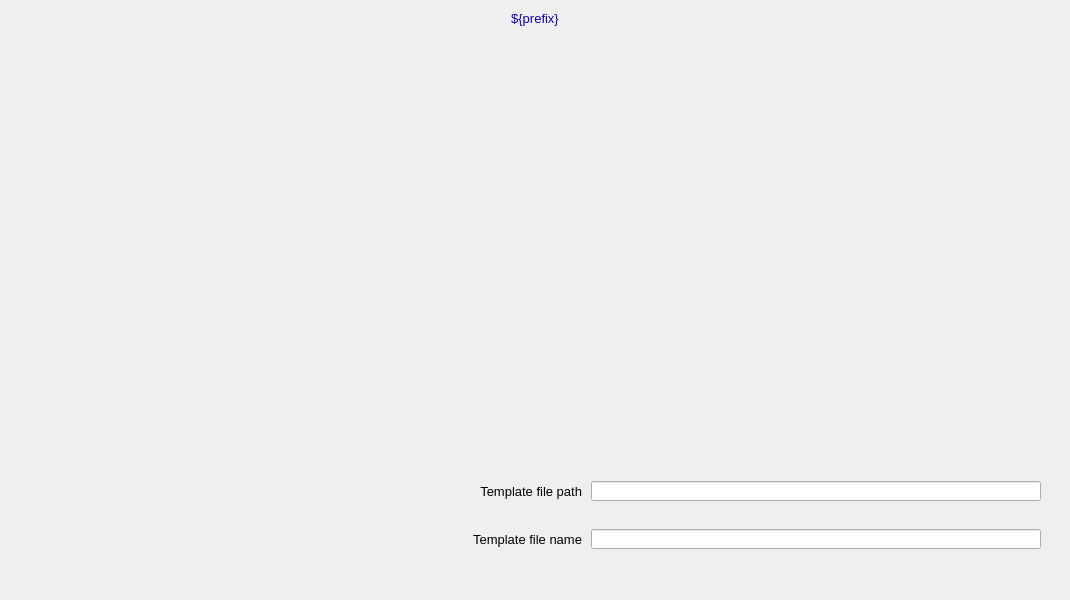
<?xml version="1.0" ?>
<ui version="4.0">
  <class>Dialog</class>
  <widget class="QWidget" name="screen">
    <property name="geometry">
      <rect>
        <x>236</x>
        <y>152</y>
        <width>1070</width>
        <height>600</height>
      </rect>
    </property>
    <property name="styleSheet">
      <string notr="true">QWidget#screen {
  color: rgb(0, 0, 0);
  background-color: rgb(187, 187, 187);
  }</string>
    </property>
    <property name="windowTitle">
      <string>NDFileNexus</string>
    </property>
    <widget class="PyDMDrawingRectangle" name="rectangle">
      <property name="geometry">
        <rect>
          <x>0</x>
          <y>5</y>
          <width>1070</width>
          <height>26</height>
        </rect>
      </property>
      <property name="brush" stdset="0">
        <brush brushstyle="SolidPattern">
          <color alpha="255">
            <red>218</red>
            <green>218</green>
            <blue>218</blue>
          </color>
        </brush>
      </property>
      <property name="penStyle" stdset="0">
        <enum>Qt::SolidLine</enum>
      </property>
      <property name="penColor" stdset="0">
        <color>
          <red>218</red>
          <green>218</green>
          <blue>218</blue>
        </color>
      </property>
      <property name="penWidth" stdset="0">
        <double>0</double>
      </property>
      <property name="penCapStyle" stdset="0">
        <enum>Qt::FlatCap</enum>
      </property>
      <property name="toolTip">
        <string>rectangle</string>
      </property>
    </widget>
    <widget class="QLabel" name="text">
      <property name="geometry">
        <rect>
          <x>0</x>
          <y>6</y>
          <width>1070</width>
          <height>25</height>
        </rect>
      </property>
      <property name="text">
        <string>${prefix}</string>
      </property>
      <property name="font" stdset="0">
        <font>
          <pointsize>10</pointsize>
        </font>
      </property>
      <property name="brush" stdset="0">
        <brush brushstyle="SolidPattern">
          <color alpha="255">
            <red>10</red>
            <green>0</green>
            <blue>184</blue>
          </color>
        </brush>
      </property>
      <property name="toolTip">
        <string>text</string>
      </property>
      <property name="alignment">
        <set>Qt::AlignCenter</set>
      </property>
      <property name="styleSheet">
        <string notr="true">QLabel#text {
  color: rgb(10, 0, 184);
  }</string>
      </property>
    </widget>
    <widget class="PyDMEmbeddedDisplay" name="composite">
      <property name="geometry">
        <rect>
          <x>5</x>
          <y>40</y>
          <width>380</width>
          <height>555</height>
        </rect>
      </property>
      <property name="toolTip">
        <string>composite</string>
      </property>
      <property name="filename" stdset="0">
        <string>PluginBase_V34.ui</string>
      </property>
    </widget>
    <widget class="PyDMDrawingRectangle" name="rectangle_1">
      <property name="geometry">
        <rect>
          <x>589</x>
          <y>454</y>
          <width>470</width>
          <height>100</height>
        </rect>
      </property>
      <property name="brush" stdset="0">
        <brush brushstyle="SolidPattern">
          <color alpha="255">
            <red>253</red>
            <green>0</green>
            <blue>0</blue>
          </color>
        </brush>
      </property>
      <property name="penStyle" stdset="0">
        <enum>Qt::SolidLine</enum>
      </property>
      <property name="penColor" stdset="0">
        <color>
          <red>253</red>
          <green>0</green>
          <blue>0</blue>
        </color>
      </property>
      <property name="penWidth" stdset="0">
        <double>0</double>
      </property>
      <property name="penCapStyle" stdset="0">
        <enum>Qt::FlatCap</enum>
      </property>
      <property name="rules" stdset="0">
        <string>[{&quot;name&quot;: &quot;visibility&quot;, &quot;property&quot;: &quot;Visible&quot;, &quot;channels&quot;: [{&quot;channel&quot;: &quot;${prefix}FileTemplateValid&quot;, &quot;trigger&quot;: true}], &quot;expression&quot;: &quot;ch[0]&quot;}]</string>
      </property>
      <property name="toolTip">
        <string>rectangle_1</string>
      </property>
    </widget>
    <widget class="PyDMDrawingRectangle" name="rectangle_2">
      <property name="geometry">
        <rect>
          <x>390</x>
          <y>450</y>
          <width>675</width>
          <height>110</height>
        </rect>
      </property>
      <property name="brush" stdset="0">
        <brush brushstyle="NoBrush">
          <color alpha="255">
            <red>0</red>
            <green>0</green>
            <blue>0</blue>
          </color>
        </brush>
      </property>
      <property name="penStyle" stdset="0">
        <enum>Qt::SolidLine</enum>
      </property>
      <property name="penColor" stdset="0">
        <color>
          <red>0</red>
          <green>0</green>
          <blue>0</blue>
        </color>
      </property>
      <property name="penWidth" stdset="0">
        <double>1</double>
      </property>
      <property name="penCapStyle" stdset="0">
        <enum>Qt::FlatCap</enum>
      </property>
      <property name="toolTip">
        <string>rectangle_2</string>
      </property>
    </widget>
    <widget class="PyDMLineEdit" name="text_entry">
      <property name="geometry">
        <rect>
          <x>591</x>
          <y>481</y>
          <width>450</width>
          <height>20</height>
        </rect>
      </property>
      <property name="channel" stdset="0">
        <string>ca://${prefix}TemplateFilePath</string>
      </property>
      <property name="toolTip">
        <string>${prefix}TemplateFilePath</string>
      </property>
      <property name="displayFormat" stdset="0">
        <enum>PyDMLineEdit::String</enum>
      </property>
      <property name="font" stdset="0">
        <font>
          <pointsize>10</pointsize>
        </font>
      </property>
      <property name="styleSheet">
        <string notr="true">PyDMLineEdit#text_entry {
  color: rgb(0, 0, 0);
  background-color: rgb(115, 223, 255);
  border: 1px solid black;
  margin: 0px;
  padding: 0px;
  spacing: 0px;
  }</string>
      </property>
    </widget>
    <widget class="PyDMLabel" name="text_update">
      <property name="geometry">
        <rect>
          <x>591</x>
          <y>458</y>
          <width>450</width>
          <height>18</height>
        </rect>
      </property>
      <property name="toolTip">
        <string>PV: ${prefix}TemplateFilePath_RBV</string>
      </property>
      <property name="channel" stdset="0">
        <string>ca://${prefix}TemplateFilePath_RBV</string>
      </property>
      <property name="displayFormat" stdset="0">
        <enum>PyDMLabel::String</enum>
      </property>
      <property name="font" stdset="0">
        <font>
          <pointsize>10</pointsize>
        </font>
      </property>
      <property name="alignment">
        <set>Qt::AlignLeading|Qt::AlignLeft|Qt::AlignVCenter</set>
      </property>
      <property name="textInteractionFlags">
        <set>Qt::TextSelectableByKeyboard|Qt::TextSelectableByMouse</set>
      </property>
      <property name="styleSheet">
        <string notr="true">PyDMLabel#text_update {
  color: rgb(10, 0, 184);
  background-color: rgb(187, 187, 187);
  }</string>
      </property>
    </widget>
    <widget class="PyDMLineEdit" name="text_entry_1">
      <property name="geometry">
        <rect>
          <x>591</x>
          <y>529</y>
          <width>450</width>
          <height>20</height>
        </rect>
      </property>
      <property name="channel" stdset="0">
        <string>ca://${prefix}TemplateFileName</string>
      </property>
      <property name="toolTip">
        <string>${prefix}TemplateFileName</string>
      </property>
      <property name="displayFormat" stdset="0">
        <enum>PyDMLineEdit::String</enum>
      </property>
      <property name="font" stdset="0">
        <font>
          <pointsize>10</pointsize>
        </font>
      </property>
      <property name="styleSheet">
        <string notr="true">PyDMLineEdit#text_entry_1 {
  color: rgb(0, 0, 0);
  background-color: rgb(115, 223, 255);
  border: 1px solid black;
  margin: 0px;
  padding: 0px;
  spacing: 0px;
  }</string>
      </property>
    </widget>
    <widget class="PyDMLabel" name="text_update_1">
      <property name="geometry">
        <rect>
          <x>591</x>
          <y>506</y>
          <width>450</width>
          <height>18</height>
        </rect>
      </property>
      <property name="toolTip">
        <string>PV: ${prefix}TemplateFileName_RBV</string>
      </property>
      <property name="channel" stdset="0">
        <string>ca://${prefix}TemplateFileName_RBV</string>
      </property>
      <property name="displayFormat" stdset="0">
        <enum>PyDMLabel::String</enum>
      </property>
      <property name="font" stdset="0">
        <font>
          <pointsize>10</pointsize>
        </font>
      </property>
      <property name="alignment">
        <set>Qt::AlignLeading|Qt::AlignLeft|Qt::AlignVCenter</set>
      </property>
      <property name="textInteractionFlags">
        <set>Qt::TextSelectableByKeyboard|Qt::TextSelectableByMouse</set>
      </property>
      <property name="styleSheet">
        <string notr="true">PyDMLabel#text_update_1 {
  color: rgb(10, 0, 184);
  background-color: rgb(187, 187, 187);
  }</string>
      </property>
    </widget>
    <widget class="QLabel" name="text_1">
      <property name="geometry">
        <rect>
          <x>406</x>
          <y>481</y>
          <width>176</width>
          <height>20</height>
        </rect>
      </property>
      <property name="text">
        <string>Template file path</string>
      </property>
      <property name="font" stdset="0">
        <font>
          <pointsize>10</pointsize>
        </font>
      </property>
      <property name="brush" stdset="0">
        <brush brushstyle="SolidPattern">
          <color alpha="255">
            <red>0</red>
            <green>0</green>
            <blue>0</blue>
          </color>
        </brush>
      </property>
      <property name="toolTip">
        <string>text_1</string>
      </property>
      <property name="alignment">
        <set>Qt::AlignRight|Qt::AlignTrailing|Qt::AlignVCenter</set>
      </property>
      <property name="styleSheet">
        <string notr="true">QLabel#text_1 {
  color: rgb(0, 0, 0);
  }</string>
      </property>
    </widget>
    <widget class="QLabel" name="text_2">
      <property name="geometry">
        <rect>
          <x>406</x>
          <y>529</y>
          <width>176</width>
          <height>20</height>
        </rect>
      </property>
      <property name="text">
        <string>Template file name</string>
      </property>
      <property name="font" stdset="0">
        <font>
          <pointsize>10</pointsize>
        </font>
      </property>
      <property name="brush" stdset="0">
        <brush brushstyle="SolidPattern">
          <color alpha="255">
            <red>0</red>
            <green>0</green>
            <blue>0</blue>
          </color>
        </brush>
      </property>
      <property name="toolTip">
        <string>text_2</string>
      </property>
      <property name="alignment">
        <set>Qt::AlignRight|Qt::AlignTrailing|Qt::AlignVCenter</set>
      </property>
      <property name="styleSheet">
        <string notr="true">QLabel#text_2 {
  color: rgb(0, 0, 0);
  }</string>
      </property>
    </widget>
    <widget class="PyDMEmbeddedDisplay" name="composite_1">
      <property name="geometry">
        <rect>
          <x>390</x>
          <y>40</y>
          <width>675</width>
          <height>405</height>
        </rect>
      </property>
      <property name="toolTip">
        <string>composite_1</string>
      </property>
      <property name="filename" stdset="0">
        <string>FileBase_V34.ui</string>
      </property>
    </widget>
  </widget>
  <customwidgets>
    <customwidget>
      <class>PyDMDrawingRectangle</class>
      <extends>QWidget</extends>
      <header>pydm.widgets.drawing</header>
    </customwidget>
    <customwidget>
      <class>PyDMLabel</class>
      <extends>QLabel</extends>
      <header>pydm.widgets.label</header>
    </customwidget>
    <customwidget>
      <class>PyDMEmbeddedDisplay</class>
      <extends>QFrame</extends>
      <header>pydm.widgets.embedded_display</header>
    </customwidget>
    <customwidget>
      <class>PyDMLineEdit</class>
      <extends>QLineEdit</extends>
      <header>pydm.widgets.line_edit</header>
    </customwidget>
  </customwidgets>
</ui>
